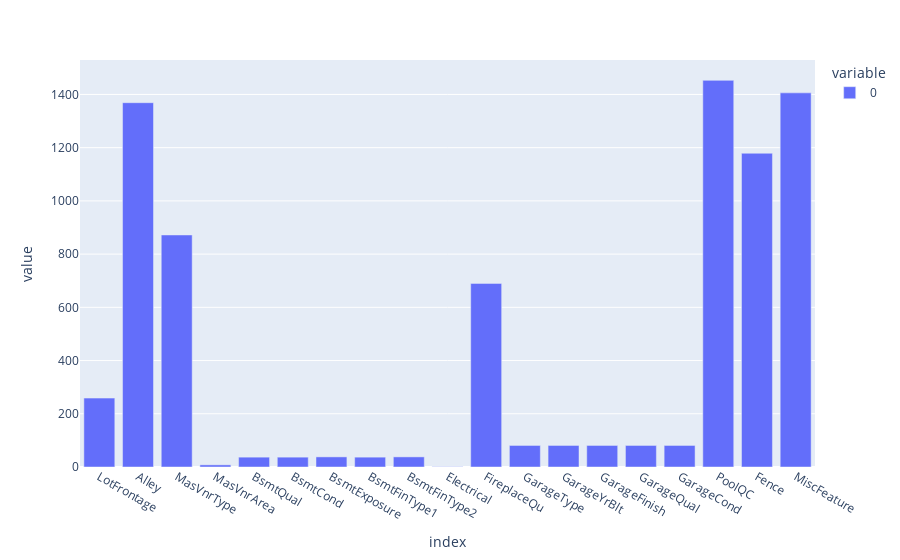

Notebook code cell kept with this figure:
### Markdown cell above
Hay muchos nulos. Vamos a visualizarlos

### Code cell
train.isna().sum()[train.isna().sum() > 0].plot.bar()

### Figure 1 — Plotly figure (JSON) as saved in the notebook; plotly's stock layout.template omitted (floating-point values rounded to 4 significant figures)
{"data": [{"alignmentgroup": "True", "hovertemplate": "variable=0<br>index=%{x}<br>value=%{y}<extra></extra>", "legendgroup": "0", "marker": {"color": "#636efa", "pattern": {"shape": ""}}, "name": "0", "offsetgroup": "0", "orientation": "v", "showlegend": true, "textposition": "auto", "type": "bar", "x": ["LotFrontage", "Alley", "MasVnrType", "MasVnrArea", "BsmtQual", "BsmtCond", "BsmtExposure", "BsmtFinType1", "BsmtFinType2", "Electrical", "FireplaceQu", "GarageType", "GarageYrBlt", "GarageFinish", "GarageQual", "GarageCond", "PoolQC", "Fence", "MiscFeature"], "xaxis": "x", "y": [259, 1369, 872, 8, 37, 37, 38, 37, 38, 1, 690, 81, 81, 81, 81, 81, 1453, 1179, 1406], "yaxis": "y"}], "layout": {"barmode": "relative", "legend": {"title": {"text": "variable"}, "tracegroupgap": 0}, "margin": {"t": 60}, "xaxis": {"anchor": "y", "domain": [0, 1], "title": {"text": "index"}}, "yaxis": {"anchor": "x", "domain": [0, 1], "title": {"text": "value"}}}}
